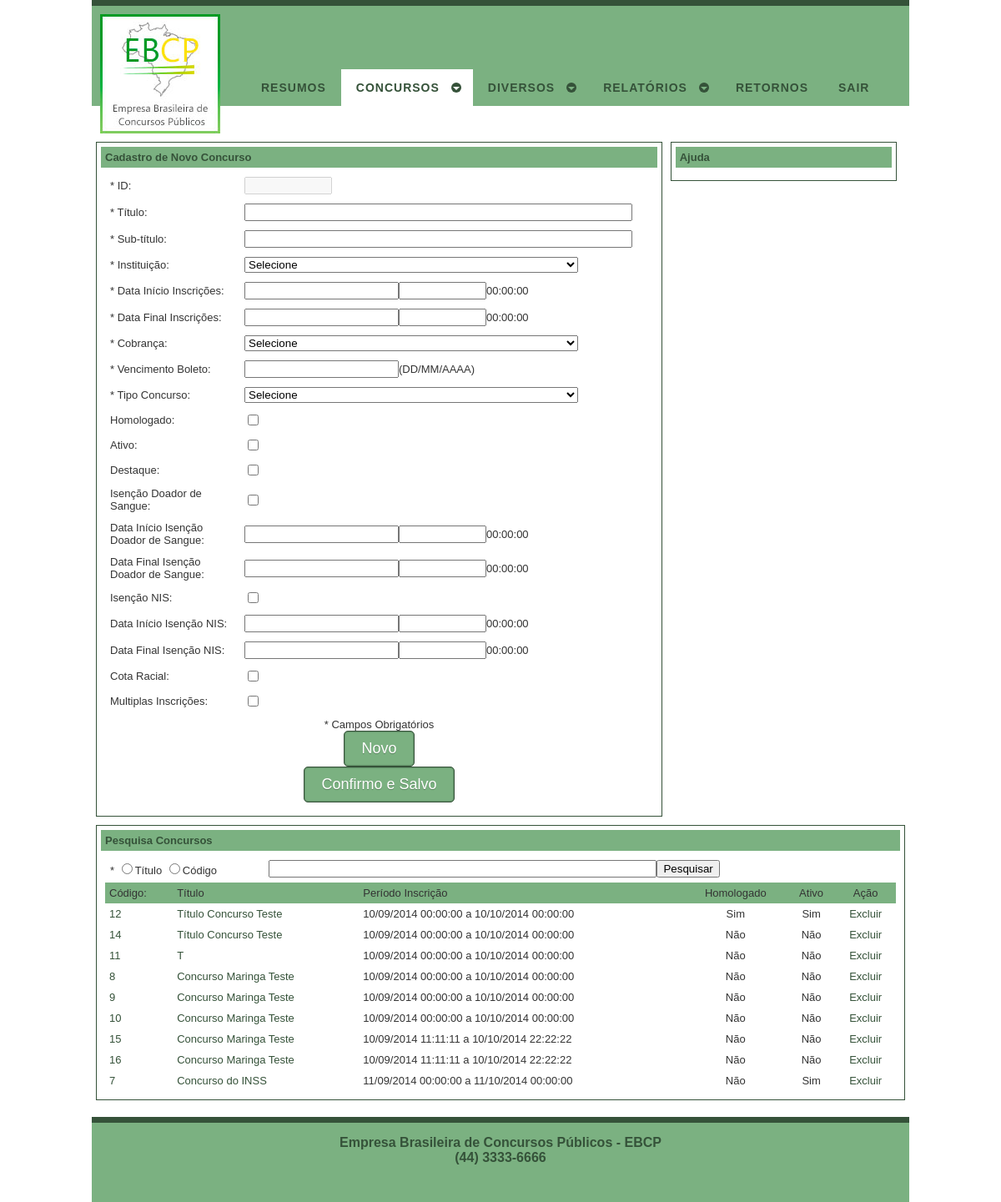
/admin/index.php?nivel=painel_concurso&acao=exibir_cadastro (signed in), run on the app's committed database.
### tables this page shows
CREATE TABLE `concurso` (
  `id_concurso` int(11) NOT NULL AUTO_INCREMENT,
  `titulo` varchar(255) NOT NULL,
  `subtitulo` varchar(255) NOT NULL,
  `id_instituicao` int(11) NOT NULL,
  `inicio_inscricao` datetime NOT NULL,
  `final_inscricao` datetime NOT NULL,
  `vencimento_boleto` date NOT NULL,
  `id_cidade` int(11) NOT NULL,
  `id_boleto` int(11) NOT NULL,
  `homologado` tinyint(4) NOT NULL DEFAULT '0',
  `ativo` tinyint(4) NOT NULL DEFAULT '0',
  `destaque` tinyint(4) NOT NULL DEFAULT '0',
  `id_tipo_concurso` int(11) NOT NULL,
  `isencao_doador_sangue` tinyint(4) NOT NULL DEFAULT '0',
  `doador_sangue_data_inicio` datetime NOT NULL,
  `doador_sangue_data_fim` datetime NOT NULL,
  `isencao_nis` tinyint(4) NOT NULL DEFAULT '0',
  `nis_data_inicio` datetime NOT NULL,
  `nis_data_fim` datetime NOT NULL,
  `cota_racial` tinyint(4) NOT NULL DEFAULT '0',
  `multiplas_inscricoes` tinyint(4) DEFAULT '0',
  PRIMARY KEY (`id_concurso`),
  KEY `fk_concurso__idx` (`id_instituicao`),
  KEY `fk_concurso_id_tipo_concurso_idx` (`id_tipo_concurso`),
  KEY `fk_concurso_id_boleto_idx` (`id_boleto`),
  CONSTRAINT `fk_concurso_id_boleto` FOREIGN KEY (`id_boleto`) REFERENCES `boleto` (`id_boleto`) ON DELETE NO ACTION ON UPDATE NO ACTION,
  CONSTRAINT `fk_concurso_id_instituicao` FOREIGN KEY (`id_instituicao`) REFERENCES `instituicao` (`id_instituicao`) ON DELETE NO ACTION ON UPDATE NO ACTION,
  CONSTRAINT `fk_concurso_id_tipo_concurso` FOREIGN KEY (`id_tipo_concurso`) REFERENCES `tipo_concurso` (`id_tipo_concurso`) ON DELETE NO ACTION ON UPDATE NO ACTION
);

### controller/admin/painel_concurso.php (the view, shortened to what the rows shown need)
<?php
	include("../view/template.class.php");
	include("../model/dao/ConcursoDAO.php");
 	include("../model/entidade/Concurso.php");
	include("../controller/admin/coluna_lateral.php");
	isset($_GET['acao']) ? $acao = $_GET['acao'] : $acao = "";
	isset($_POST['titulocodigo']) ? $titulocodigo = $_POST['titulocodigo'] : $titulocodigo = "";
	isset($_POST['titulooucodigo']) ? $titulooucodigo = $_POST['titulooucodigo'] : $titulooucodigo = "";
	$titulo = "Falha na Autenticação";
	$conteudo = "Seu Login ou Senha estão errados. Por favor, digite novamente, ou solicite uma nova senha para o administrador de redes.";
	$tituloLateral = "Ajuda";
	$conteudoLateral = "";
	$conteudoPesquisa = "";
	$concursoDAO = new ConcursoDAO();
	switch ($acao){
			case "exibir_cadastro" :
				if (isset($_SESSION['autenticadoAdmin'])){
					$titulo = "Cadastro de Novo Concurso";
					$conteudo = montaFormularioCadastroConcurso(null);
					if($titulooucodigo == 1){
						$resultadoPesquisa = $concursoDAO->getConcursoPorID($titulocodigo);
					} else {
						$resultadoPesquisa = $concursoDAO->getConcursoPorTitulo($titulocodigo);
					}
					$conteudoPesquisa = montaFormularioPesquisaConcurso($resultadoPesquisa);
					$conteudoLateral =  "";
				} else {
				}
			break;
	}
	isset($_SESSION['autenticadoAdmin']) ? $menu = new Template("../view/admin/menu_autenticado.tpl") : $menu = new Template("../view/comum/menu_sem_autenticacao.tpl");
	$menu->set("concursos", "active");
	if(isset($_SESSION['autenticadoAdmin'])){
		$corpoTemplate = new Template("../view/comum/areaAdministrativa.tpl");
	}
	isset($corpoTemplate) ? $corpo = $corpoTemplate : $corpo = new Template("../view/comum/paginaInterna.tpl");
	$corpo->set("titulo", $titulo);
	$corpo->set("conteudo", $conteudo);
	$corpo->set("tituloLateral", $tituloLateral);
	$corpo->set("conteudoLateral", $conteudoLateral);
	$corpo->set("areaLogin", $areaLogin);
	$corpo->set("pesquisa", $conteudoPesquisa);
	$layout = new Template("../view/comum/layout.tpl");
	$layout->set("title", "EBCP Concursos");
	$layout->set("menu", $menu->output());
	$layout->set("content", $corpo->output());
	echo $layout->output();
	function opcaoMontaTabelaResultadoPesquisa($resultadoPesquisa){
		$str = "";
		if($resultadoPesquisa != null){
			while ($resultado = $resultadoPesquisa->fetch(PDO::FETCH_OBJ)){
				$str .= "<tr>"
						. "<td align=\"left\"><a href=\"?nivel=painel_concurso&acao=exibir_concurso&idconcurso=" . $resultado->id_concurso . "\">" . $resultado->id_concurso . "</a></td>"
						. "<td align=\"left\"><a href=\"?nivel=painel_concurso&acao=exibir_concurso&idconcurso=" . $resultado->id_concurso . "\">" . $resultado->titulo . "</a></td>"
						. "<td align=\"left\">" . formataData($resultado->inicio_inscricao, "d/m/Y H:i:s") . " a " . formataData($resultado->final_inscricao, "d/m/Y H:i:s") . "</td>"
						. "<td align=\"center\">" . ($resultado->homologado == 1 ? "Sim" : "Não") . "</td>"
						. "<td align=\"center\">" . ($resultado->ativo == 1 ? "Sim" : "Não") . "</td>"
						. "<td align=\"center\"><a href=\"?nivel=painel_concurso&acao=excluir&idconcurso=" . $resultado->id_concurso . "\" onclick=\"return confirmarExclusao();\">Excluir</a></td>"
					. "</tr>";
			}
		} else {
			$str .= "<tr>"
					. "<td align=\"left\" colspan=\"5\">Nenhum resultado encontrado</td>"
				. "</tr>";
		}
		return $str;
	}
	function montaFormularioPesquisaConcurso($resultadoPesquisa){
		$opcaoMontaTabelaResultadoPesquisa = opcaoMontaTabelaResultadoPesquisa($resultadoPesquisa);
		$str = <<<FORM
	<div style="clear: both;" ></div>
	<div class="espacoBranco"></div>
	<div class="borda">
		<div class="titulo"><b>Pesquisa Concursos</b></div>
      	<div class="corpo">
			<form name="formPesquisa" method="post" action="?nivel=painel_concurso&acao=exibir_cadastro" >
				<table width="100%" border="0" align="center" cellpadding="5" cellspacing="1">
					<tr>
						<td align="left">* <input type="radio" name="titulooucodigo" value="0">Título <input type="radio" name="titulooucodigo" value="1">Código</td>
						<td align="left"><input name="titulocodigo" required title="Título ou Código" type="text" size="55" value=""><input type="submit" name="submit" value="Pesquisar" onclick="return validaPesquisaConcurso();"></td>
					</tr>
				</table>
			</form>
			<table width="100%" border="0" align="center" cellpadding="5" cellspacing="0">
				<tr style="background-color: #7bb181; color: #355239;">
					<td align="left">Código:</td>
					<td align="left">Título</td>
					<td align="left">Período Inscrição</td>
					<td align="center">Homologado</td>
					<td align="center">Ativo</td>
					<td align="center">Ação</td>
				</tr>
				$opcaoMontaTabelaResultadoPesquisa
			</table>
		</div>
	</div>
FORM;
		return $str;
	}
	function formataData($data, $formato){
		if($data != ""){
			$time = strtotime(str_replace('/', '-', $data));
			return date($formato, $time);
		} else {
			return "";
		}
	}
	function montaFormularioCadastroConcurso($concurso){
		return $str;
	}
?>

### data on the page
concurso: id_concurso "12", titulo "Título Concurso Teste", inicio_inscricao "10/09/2014 00:00:00", final_inscricao "10/10/2014 00:00:00", homologado "Sim", ativo "Sim"
concurso: id_concurso "14", titulo "Título Concurso Teste", inicio_inscricao "10/09/2014 00:00:00", final_inscricao "10/10/2014 00:00:00", homologado "Não", ativo "Não"
concurso: id_concurso "11", titulo "T", inicio_inscricao "10/09/2014 00:00:00", final_inscricao "10/10/2014 00:00:00", homologado "Não", ativo "Não"
concurso: id_concurso "8", titulo "Concurso Maringa Teste", inicio_inscricao "10/09/2014 00:00:00", final_inscricao "10/10/2014 00:00:00", homologado "Não", ativo "Não"
concurso: id_concurso "9", titulo "Concurso Maringa Teste", inicio_inscricao "10/09/2014 00:00:00", final_inscricao "10/10/2014 00:00:00", homologado "Não", ativo "Não"
concurso: id_concurso "10", titulo "Concurso Maringa Teste", inicio_inscricao "10/09/2014 00:00:00", final_inscricao "10/10/2014 00:00:00", homologado "Não", ativo "Não"
concurso: id_concurso "15", titulo "Concurso Maringa Teste", inicio_inscricao "10/09/2014 11:11:11", final_inscricao "10/10/2014 22:22:22", homologado "Não", ativo "Não"
concurso: id_concurso "16", titulo "Concurso Maringa Teste", inicio_inscricao "10/09/2014 11:11:11", final_inscricao "10/10/2014 22:22:22", homologado "Não", ativo "Não"
concurso: id_concurso "7", titulo "Concurso do INSS", inicio_inscricao "11/09/2014 00:00:00", final_inscricao "11/10/2014 00:00:00", homologado "Não", ativo "Sim"

### other printed values
$layout->output() "RESUMOS CONCURSOS DIVERSOS RELATÓRIOS RETORNOS SAIR Cadastro de Novo Concurso Ajuda Empresa Brasileira de Concursos Públicos - EBCP (44) 3333-6666"
